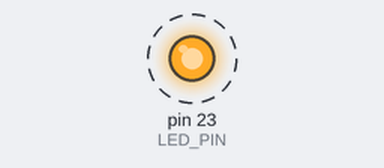
The sketch below on a simulated Arduino Mega 2560, built for the host (arithmetic inside an expression is 32-bit, double 64-bit). Parts: output pins drawn as LEDs (lit = HIGH). Dashed ring = blinking.

Above: at 0.5 s.
Timing chart, 0 to 3.5 s (numbered marks = the images above):
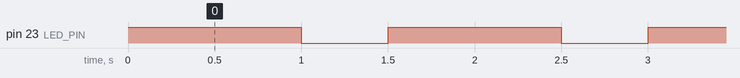

Measured:
- by itself, pin 23 (LED_PIN): alternates HIGH for 1.0 s and LOW for 0.50 s

The sketch:

blink_nou.ino
```cpp
/*
  Project: Blink configurable
  Description: Fa parpellejar un LED connectat al pin 23.
               El temps d'encesa i el d'apagat es poden canviar
               amb dues variables.
*/

// Definim una constant per al pin on hem connectat el LED
const int LED_PIN = 23;

// Variables per configurar els temps (en mil·lisegons)
long tempsEncès = 1000;   // Temps que el LED està encès (1 segon)
long tempsApagat = 500;   // Temps que el LED està apagat (0,5 segons)

// La funció setup() s'executa un cop quan la placa arrenca
void setup() {
  // Configurem el pin del LED com una SORTIDA (OUTPUT)
  pinMode(LED_PIN, OUTPUT);
}

// La funció loop() s'executa contínuament
void loop() {
  digitalWrite(LED_PIN, HIGH);  // Envia 3.3V al pin (encén el LED)
  delay(tempsEncès);            // Espera el temps d'encesa

  digitalWrite(LED_PIN, LOW);   // Envia 0V al pin (apaga el LED)
  delay(tempsApagat);           // Espera el temps d'apagat
}
```
